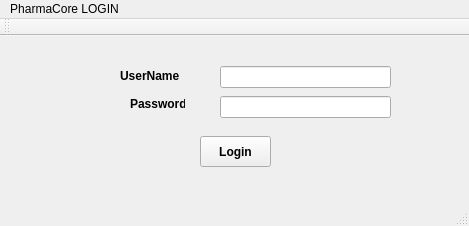
<?xml version="1.0" encoding="UTF-8"?>
<ui version="4.0">
 <class>LOGIN</class>
 <widget class="QMainWindow" name="LOGIN">
  <property name="geometry">
   <rect>
    <x>0</x>
    <y>0</y>
    <width>469</width>
    <height>226</height>
   </rect>
  </property>
  <property name="minimumSize">
   <size>
    <width>469</width>
    <height>226</height>
   </size>
  </property>
  <property name="windowTitle">
   <string>LOGIN</string>
  </property>
  <property name="styleSheet">
   <string notr="true"/>
  </property>
  <widget class="QWidget" name="centralWidget">
   <widget class="QPushButton" name="pushButton_login">
    <property name="geometry">
     <rect>
      <x>200</x>
      <y>100</y>
      <width>71</width>
      <height>31</height>
     </rect>
    </property>
    <property name="font">
     <font>
      <weight>75</weight>
      <bold>true</bold>
     </font>
    </property>
    <property name="text">
     <string>Login</string>
    </property>
   </widget>
   <widget class="QLabel" name="label">
    <property name="geometry">
     <rect>
      <x>70</x>
      <y>40</y>
      <width>61</width>
      <height>16</height>
     </rect>
    </property>
    <property name="text">
     <string/>
    </property>
   </widget>
   <widget class="QLabel" name="label_2">
    <property name="geometry">
     <rect>
      <x>130</x>
      <y>60</y>
      <width>55</width>
      <height>16</height>
     </rect>
    </property>
    <property name="font">
     <font>
      <weight>75</weight>
      <bold>true</bold>
     </font>
    </property>
    <property name="text">
     <string>Password</string>
    </property>
   </widget>
   <widget class="QLineEdit" name="lineEdit_usrname">
    <property name="geometry">
     <rect>
      <x>220</x>
      <y>30</y>
      <width>171</width>
      <height>22</height>
     </rect>
    </property>
   </widget>
   <widget class="QLineEdit" name="lineEdit_pwd">
    <property name="geometry">
     <rect>
      <x>220</x>
      <y>60</y>
      <width>171</width>
      <height>22</height>
     </rect>
    </property>
    <property name="echoMode">
     <enum>QLineEdit::Password</enum>
    </property>
   </widget>
   <widget class="QLabel" name="label_3">
    <property name="geometry">
     <rect>
      <x>120</x>
      <y>30</y>
      <width>61</width>
      <height>20</height>
     </rect>
    </property>
    <property name="font">
     <font>
      <weight>75</weight>
      <bold>true</bold>
     </font>
    </property>
    <property name="text">
     <string>UserName</string>
    </property>
   </widget>
  </widget>
  <widget class="QMenuBar" name="menuBar">
   <property name="geometry">
    <rect>
     <x>0</x>
     <y>0</y>
     <width>469</width>
     <height>21</height>
    </rect>
   </property>
   <widget class="QMenu" name="menuPharmaCore_LOGIN">
    <property name="title">
     <string>PharmaCore LOGIN</string>
    </property>
   </widget>
   <addaction name="menuPharmaCore_LOGIN"/>
  </widget>
  <widget class="QToolBar" name="mainToolBar">
   <attribute name="toolBarArea">
    <enum>TopToolBarArea</enum>
   </attribute>
   <attribute name="toolBarBreak">
    <bool>false</bool>
   </attribute>
  </widget>
  <widget class="QStatusBar" name="statusBar"/>
 </widget>
 <layoutdefault spacing="6" margin="11"/>
 <resources/>
 <connections/>
</ui>
